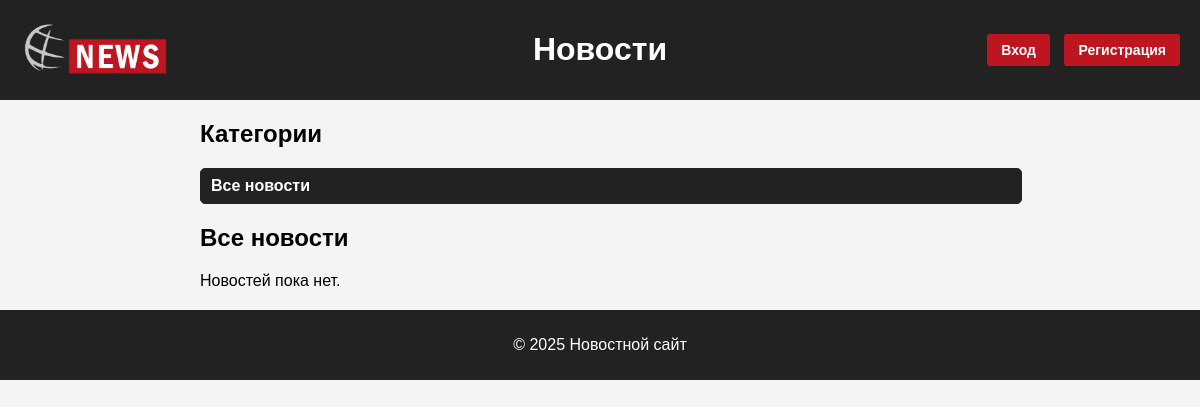
/, run on an earlier commit of the app's database.
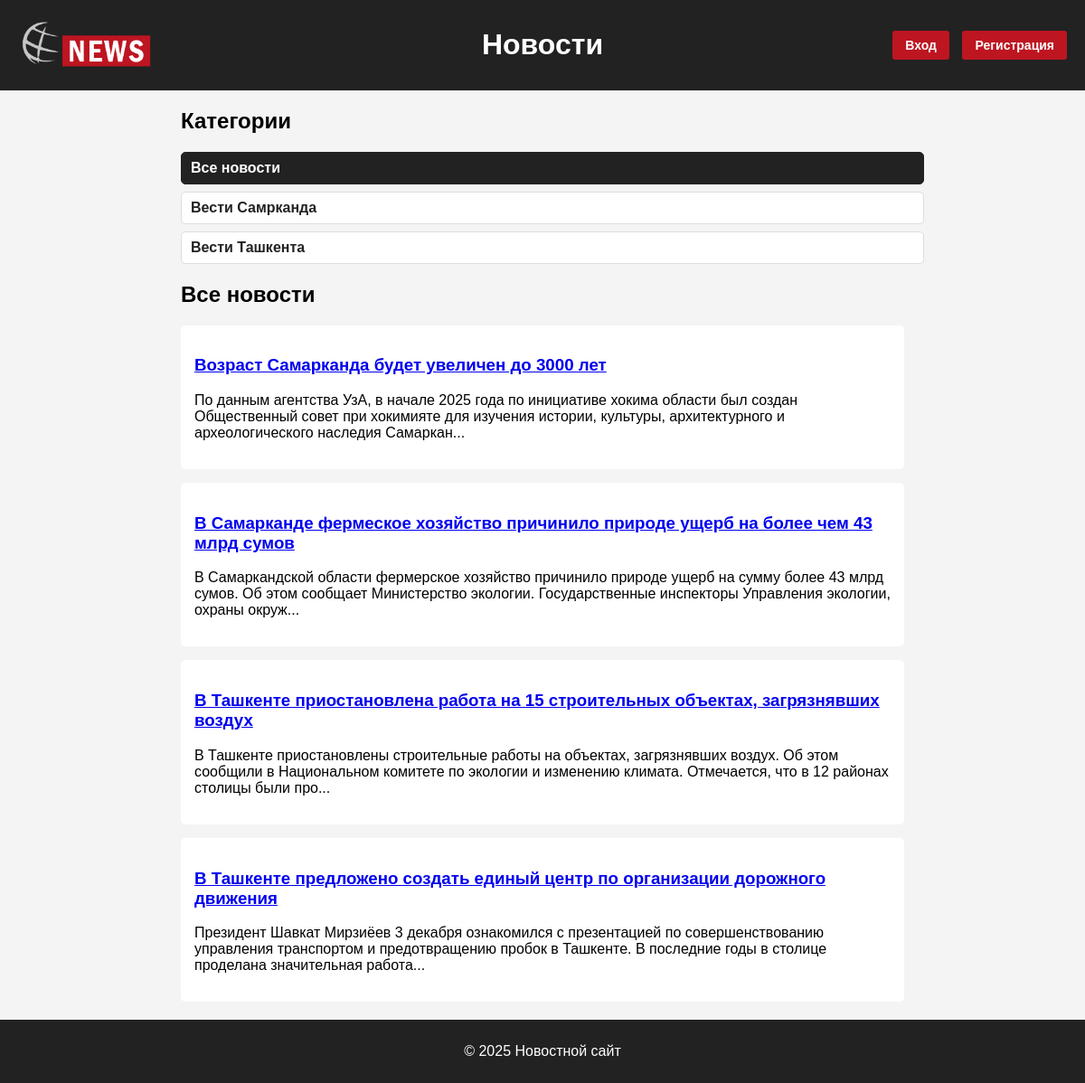
And on a later commit of the database.
### index/models.py (models this page shows, shortened)
class NewsCategory(models.Model):
    category_name = models.CharField(max_length=16, verbose_name='название категории')
    added_date = models.DateTimeField(auto_now_add=True)
    class Meta:
        verbose_name = 'категорию'
        verbose_name_plural = 'категории'

class News(models.Model):
    title = models.CharField(max_length=128, verbose_name='Заголовок')
    content = models.TextField(verbose_name='Основной текст')
    category = models.ForeignKey(NewsCategory, on_delete=models.CASCADE, verbose_name='категория')
    added_date = models.DateTimeField(auto_now_add=True)
    class Meta:
        verbose_name = 'новость'
        verbose_name_plural = 'новости'

### index/views.py (the view)
# urls.py: path('', views.home_page, name='home'),
def home_page(request):
    categories = NewsCategory.objects.all()
    news = News.objects.all().order_by('-added_date')
    context = {
        'categories': categories,
        'news': news,
        'current_category': None,  #
    }
    return render(request, 'home.html', context)

### index/templates/home.html (shortened to what this page needs)
{% load static %}
<!DOCTYPE html>
<html lang="ru">
<head>
    <link rel="stylesheet" href="{% static 'style.css' %}">
</head>
<body>
<header>
    <div class="header-left">
        <a href="{% url 'home' %}">
            <img src="{% static 'img/logo-news.png' %}" alt="Логотип" class="logo">
        </a>
    </div>
    <div class="header-center">
            <a href="{% url 'home'%}"><h1>Новости</h1></a>
    </div>
    <div class="header-right">
        {% if user.is_authenticated %}
        Привет, {{ user.username }} |
        <form method="post" action="{% url 'logout' %}" style="display:inline;">
            {% csrf_token %}
            <button type="submit" class="logout-button">Выйти</button>
        </form>
        {% else %}
        <a href="{% url 'login' %}">Вход</a>
        <a href="{% url 'register' %}">Регистрация</a>
        {% endif %}
    </div>
</header>
<main class="container">
    <aside class="categories">
        <h2>Категории</h2>
        <ul>
            <p>
                <a href="{% url 'home' %}"
                   class="{% if not current_category %}active{% endif %}">
                    Все новости
                </a>
            </p>
            {% for cat in categories %}
            <p>
                <a href="{% url 'category_page' cat.id %}"
                   class="{% if current_category and current_category.id == cat.id %}active{% endif %}">
                    {{ cat.category_name }}
                </a>
            </p>
            {% endfor %}
        </ul>
    </aside>
    <section class="news">
        {% if current_category %}
        <h2>Новости: {{ current_category.category_name }}</h2>
        {% else %}
        <h2>Все новости</h2>
        {% endif %}
        {% if news %}
        {% for item in news %}
        <article class="news-card">
            <h3>
                <a href="{% url 'news_page' item.id %}">{{ item.title }}</a>
            </h3>
            <p>{{ item.content|slice:":200" }}...</p>
        </article>
        {% endfor %}
        {% else %}
        <p>Новостей пока нет.</p>
        {% endif %}
    </section>
</main>
<footer>
    <p>© 2025 Новостной сайт</p>
</footer>
</body>
</html>

### index/static/style.css (style rules this page uses)
body { margin: 0; font-family: Arial, sans-serif; background-color: #f4f4f4 ; }
header { display: flex; align-items: center; justify-content: space-between; padding: 10px 20px; background-color: #222; color: white; }
header .header-left { flex: 1; }
header .header-center { flex: 1; text-align: center; }
header .header-center a { text-decoration: none ; color: white; }
header .header-right { flex: 1; text-align: right; }
header .header-right a { margin-left: 15px; text-decoration: none; color: white; font-weight: bold; }
.logo { width:150px; height:auto; }
main { max-width: 800px; margin: 20px auto; }
.news-card { background: white; padding: 15px; margin-bottom: 15px; border-radius: 5px; }
header .header-right a, header .header-right .logout-button { background-color: #bd1621; color: white; padding: 8px 14px; border-radius: 3px; text-decoration: none; border: none; font-size: 14px; cursor: pointer; transition: background-color 0.2s ease; margin-left: 10px; }
.categories ul { list-style-type: none; padding: 0; }
.categories p { margin: 0 0 8px 0; }
.categories a { display: inline-block; width: 100%; padding: 8px 10px; text-decoration: none; background-color: #fff; color: #222; border-radius: 5px; font-weight: bold; border: 1px solid #ddd; transition: 0.2s ease; }
.categories a.active { background-color: #222; color: #fff; border-color: #222; }
footer { text-align: center; padding: 10px; background-color: #222; color: white; }

What changed in the data, as far as the page shows it:
added NewsCategory: category_name "Вести Самрканда"
added NewsCategory: category_name "Вести Ташкента"
added News: title "Возраст Самарканда будет увеличен до 3000 лет", content "По данным агентства УзА, в начале 2025 года по инициативе хокима области был создан Общественный совет при хокимияте для изучения истории, культуры, архитектурного и археологического наследия Самаркан"
added News: title "В Самарканде фермеское хозяйство причинило природе ущерб на более чем 43 млрд сумов", content "В Самаркандской области фермерское хозяйство причинило природе ущерб на сумму более 43 млрд сумов. Об этом сообщает Министерство экологии. Государственные инспекторы Управления экологии, охраны окруж"
added News: title "В Ташкенте приостановлена работа на 15 строительных объектах, загрязнявших воздух", content "В Ташкенте приостановлены строительные работы на объектах, загрязнявших воздух. Об этом сообщили в Национальном комитете по экологии и изменению климата. Отмечается, что в 12 районах столицы были про"
added News: title "В Ташкенте предложено создать единый центр по организации дорожного движения", content "Президент Шавкат Мирзиёев 3 декабря ознакомился с презентацией по совершенствованию управления транспортом и предотвращению пробок в Ташкенте. В последние годы в столице проделана значительная работа"
Also different on the page:
text no longer shown: "Новостей пока нет."
